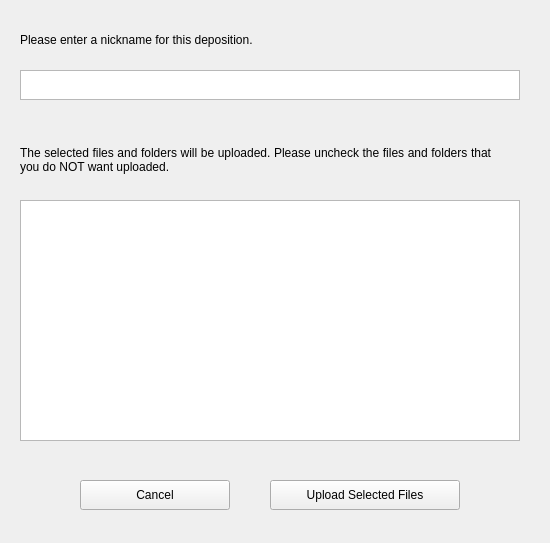
<?xml version="1.0" encoding="UTF-8"?>
<ui version="4.0">
 <class>Form</class>
 <widget class="QWidget" name="Form">
  <property name="geometry">
   <rect>
    <x>0</x>
    <y>0</y>
    <width>550</width>
    <height>543</height>
   </rect>
  </property>
  <property name="windowTitle">
   <string>BMRB Upload Tool</string>
  </property>
  <widget class="QListWidget" name="listWidget_files">
   <property name="geometry">
    <rect>
     <x>20</x>
     <y>200</y>
     <width>500</width>
     <height>241</height>
    </rect>
   </property>
  </widget>
  <widget class="QLabel" name="label_files">
   <property name="geometry">
    <rect>
     <x>20</x>
     <y>140</y>
     <width>471</width>
     <height>40</height>
    </rect>
   </property>
   <property name="text">
    <string>The selected files and folders will be uploaded. Please uncheck the files and folders that you do NOT want uploaded.</string>
   </property>
   <property name="alignment">
    <set>Qt::AlignJustify|Qt::AlignVCenter</set>
   </property>
   <property name="wordWrap">
    <bool>true</bool>
   </property>
  </widget>
  <widget class="QPlainTextEdit" name="plainTextEdit_nickname">
   <property name="geometry">
    <rect>
     <x>20</x>
     <y>70</y>
     <width>500</width>
     <height>30</height>
    </rect>
   </property>
  </widget>
  <widget class="QLabel" name="label_nickname">
   <property name="geometry">
    <rect>
     <x>20</x>
     <y>30</y>
     <width>481</width>
     <height>20</height>
    </rect>
   </property>
   <property name="text">
    <string>Please enter a nickname for this deposition.</string>
   </property>
   <property name="alignment">
    <set>Qt::AlignJustify|Qt::AlignVCenter</set>
   </property>
   <property name="wordWrap">
    <bool>true</bool>
   </property>
  </widget>
  <widget class="QPushButton" name="pushButton_cancel">
   <property name="geometry">
    <rect>
     <x>80</x>
     <y>480</y>
     <width>150</width>
     <height>30</height>
    </rect>
   </property>
   <property name="text">
    <string>Cancel</string>
   </property>
  </widget>
  <widget class="QPushButton" name="pushButton_submit">
   <property name="geometry">
    <rect>
     <x>270</x>
     <y>480</y>
     <width>190</width>
     <height>30</height>
    </rect>
   </property>
   <property name="text">
    <string>Upload Selected Files</string>
   </property>
  </widget>
 </widget>
 <resources/>
 <connections/>
</ui>
